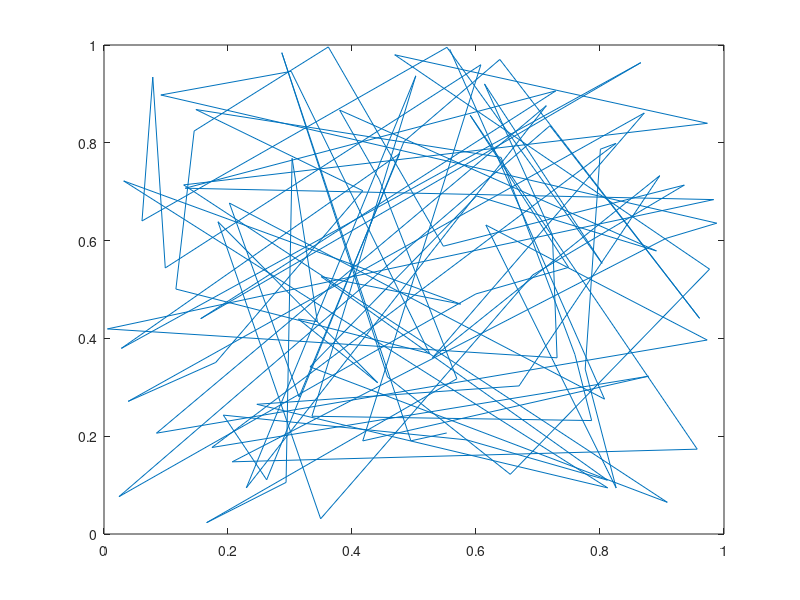

The MATLAB source for this figure:
% Date created: 2021029
% Last updated: 2021029
% Notes:
%   1. 2021029: Nice. Just checking if I get the data types.

x_data = rand(100, 1);
y_data = rand(100, 1);

plot(x_data, y_data)
